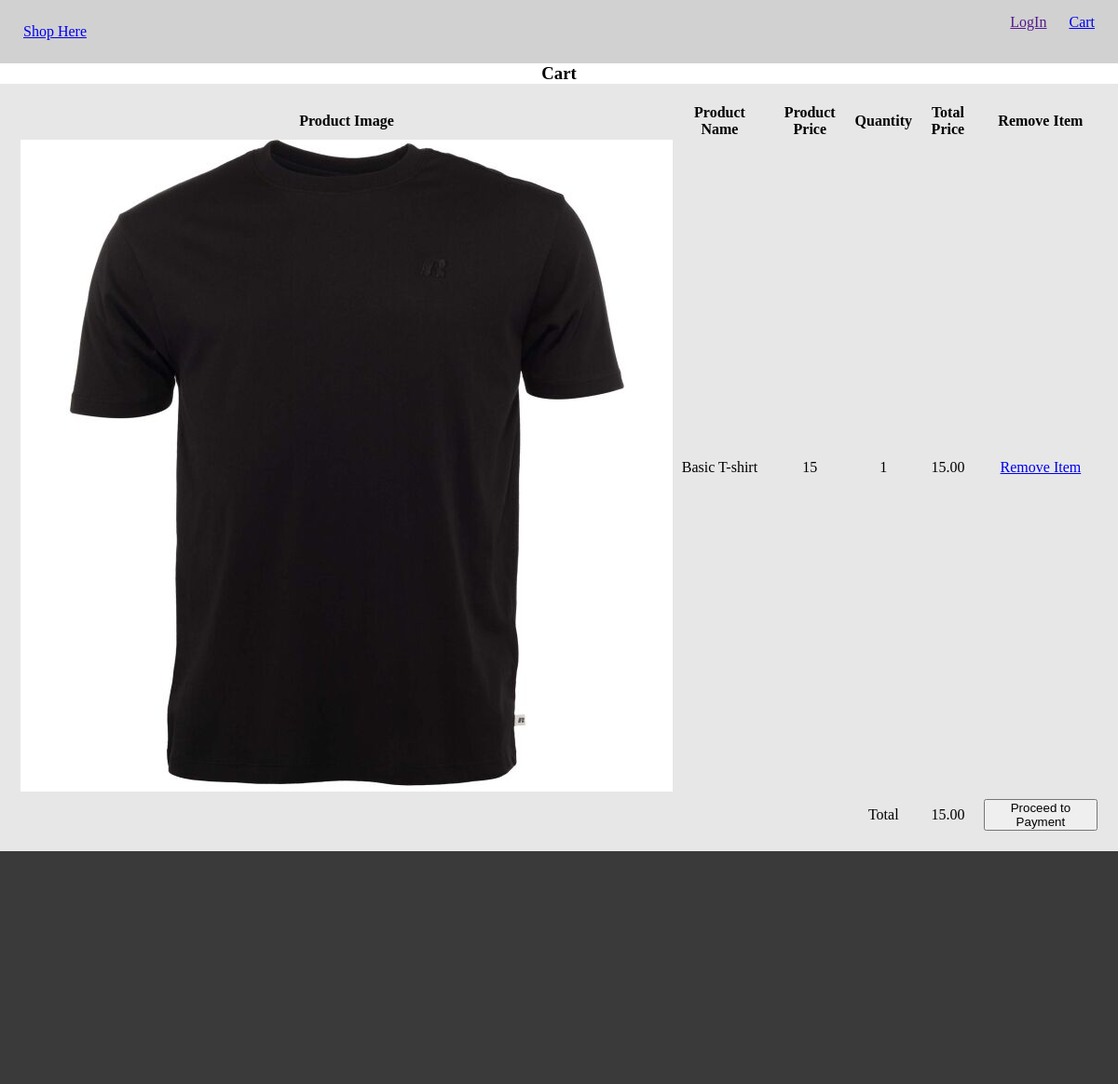
The app's page /cart.php with its own data.
### tables this page shows
CREATE TABLE `product_second` (
  `id` int(11) NOT NULL,
  `image` varchar(50) NOT NULL,
  `description` varchar(250) NOT NULL,
  `price` double NOT NULL,
  `quantity` int(11) NOT NULL,
  `subtotal` double NOT NULL
);

### cart.php (the view, shortened to what this page needs)
<?php
$servername = "localhost";
$username = "root";
$password = "";
$dbname = "productdb";
$conn = mysqli_connect($servername, $username, $password, $dbname);
?>
<!DOCTYPE html>
<html lang="en">
<head>
    <link rel="stylesheet" href="style.css">
</head>
<body>
    <nav>
        <a href="index.php"><span>Shop Here</span></a>
        <div>
            <a href="">LogIn</a>
            <a href="cart.php">Cart</a>
        </div>
    </nav>
    <h3>Cart</h3>
    <div class="table_container">
        <table>
            <tr>
                <th>Product Image</th>
                <th>Product Name</th>
                <th>Product Price</th>
                <th>Quantity</th>
                <th>Total Price</th>
                <th>Remove Item</th>
            </tr>
            <?php
            $query = "SELECT * FROM `product_second` ORDER BY id ASC";
            $result = mysqli_query($conn, $query);
            $total = 0;
            if(mysqli_num_rows($result)>0){
                while($row = mysqli_fetch_array($result)){
                    ?>
                    <tr>
                        <td><img src="img/<?php echo $row["image"];?>" alt=""></td>
                        <td><?php echo $row["description"];?></td>
                        <td><?php echo $row["price"];?></td>
                        <td><?php echo $row["quantity"];?></td>
                        <td><?php echo number_format($row["quantity"]*$row["price"],2);?></td>
                        <td><a href="cart.php?action=delete&name=<?php echo $row["description"];?>"><span>Remove Item</span></a></td>
                        <?php
                        $total = $total + ($row["quantity"]*$row["price"]);
                    }
                }
                ?>
                </tr>
                <tr>
                    <td></td>
                    <td></td>
                    <td></td>
                    <td>Total</td>
                    <td><?php echo number_format($total, 2);?></td>
                    <td><button>Proceed to Payment</button></td>
                </tr>
        </table>
    </div>
    <footer></footer>
</body>
</html>

### style.css (style rules this page uses)
* { margin: 0; padding: 0; box-sizing: border-box; }
body { text-align: center; }
nav { display: flex; justify-content: space-between; padding: 15px; background-color: rgba(148, 148, 148, 0.43); }
a { padding: 10px; }
footer { width: 100vw; height: 250px; background-color: rgba(0, 0, 0, 0.774); }
table { width: 100%; padding: 20px; background-color: rgba(128, 128, 128, 0.192); }

### records on screen
product_second: image (picture), description "Basic T-shirt", price "15", quantity "1", $row["quantity"]*$row["price"] "15.00"

### other values on screen
$total "15.00"
